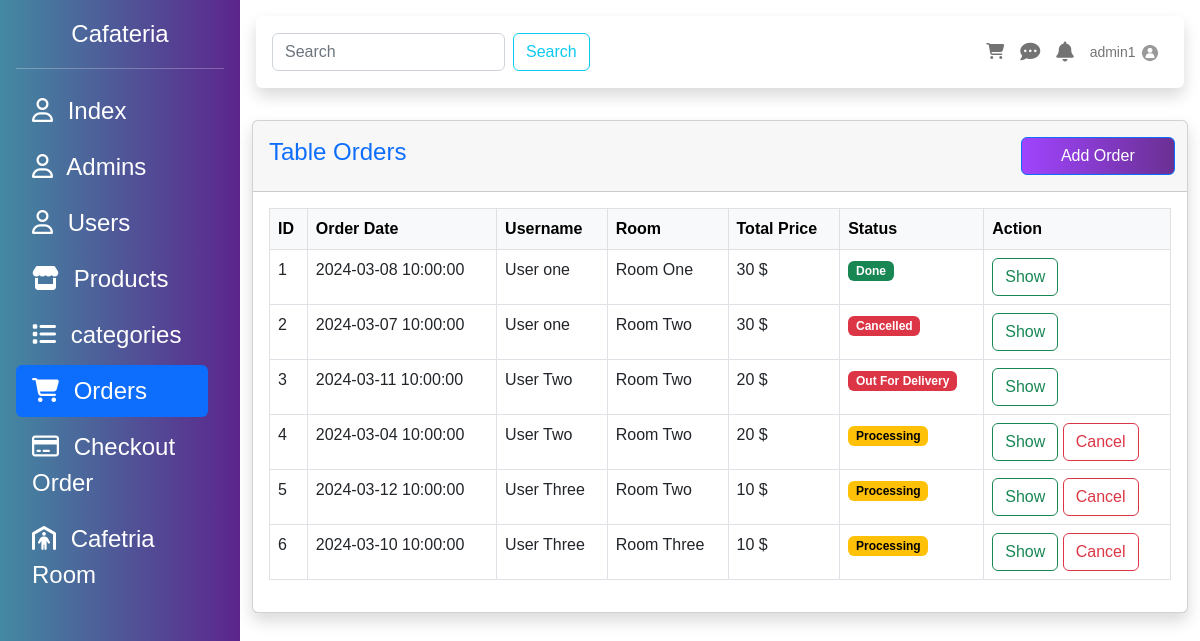
The app's page /order.php (signed in) with its own data.
### tables this page shows
CREATE TABLE `orders` (
  `id` int(10) UNSIGNED NOT NULL,
  `user_id` int(10) UNSIGNED NOT NULL,
  `total_price` float NOT NULL,
  `tax` float NOT NULL DEFAULT 0.1,
  `status` enum('Processing','Out For Delivery','Done','Cancelled') DEFAULT 'Processing',
  `notes` text DEFAULT NULL,
  `room_id` int(10) UNSIGNED DEFAULT NULL,
  `order_date` timestamp NOT NULL DEFAULT current_timestamp()
);

CREATE TABLE `users` (
  `id` int(10) UNSIGNED NOT NULL,
  `username` varchar(255) NOT NULL,
  `email` varchar(100) NOT NULL,
  `password` varchar(255) NOT NULL,
  `room_id` int(10) UNSIGNED DEFAULT NULL,
  `extra_data` varchar(255) DEFAULT NULL,
  `profile_picture` varchar(255) DEFAULT NULL,
  `created_at` timestamp NOT NULL DEFAULT current_timestamp()
);

CREATE TABLE `rooms` (
  `id` int(10) UNSIGNED NOT NULL,
  `room_number` varchar(255) NOT NULL,
  `ext` text NOT NULL
);

### DataBase/DBCLass.php (called while the page is built, shortened)
<?php
require "connect.php";
class Table extends Database{
    public $TbName;
    public function __construct($tableName){
        $this->TbName = $tableName;
    }
    public function FindById($cond,$value){
        $sql = "SELECT * FROM {$this->TbName} WHERE $cond = :val";
        $Sel = parent::connect()->prepare($sql);
        $Sel->execute(['val' => $value]);
        if($Sel->rowCount() > 0){
            $result = $Sel->fetch();
            return $result;
        }else{
            throw new Exception("is not Found");
        }
    }
    public function SelectInnerJoinTable($tableName,array $firstTableColumns,array $secondTableColumns,$condition, $condition2 = 1){
        $firstRequiredColumns=array();
        $secondRequiredColumns=array();
        foreach ($firstTableColumns as $col){
            $firstRequiredColumns[]="$tableName"."."."$col";
        }
        foreach ($secondTableColumns as $col){
            $secondRequiredColumns[]="$this->TbName"."."."$col";
        }
        $statement="SELECT ".implode(",",$firstRequiredColumns).",".implode(",",$secondRequiredColumns)." FROM $this->TbName inner join $tableName on $condition where $condition2";
        try {
            $selected=parent::connect()->query($statement);
            return $selected;
        }catch (PDOException $e){
            throw new Exception("PDO Error: ". $e->getMessage() );
        }
    }
}
?>

### DataBase/connect.php (called while the page is built, shortened)
<?php
class Database{
    static protected $connection = false ;
    private static $server = 'localhost';
    private static $root = "root";
    private static $pass = "";
    private static $Db = "cafeteria";
    public static function connect(){
        if(!self::$connection){
            try {
                self::$connection = new PDO("mysql:host=".self::$server.";dbname=".self::$Db."", self::$root, self::$pass);
            } catch (PDOException $e) {
                die("PDO CONNECTION ERROR: " . $e->getMessage() . "<br/>");
            }
        }
        return self::$connection;
    }
}
?>

### orders/table.php (the view, shortened to what this page needs)
<div class="container-fluid">
    <div class="card shadow mb-4">
        <div class="card-header py-3">
            <div class="row justify-content-between align-items-center">
                <h4 class="col text-primary">Table Orders</h4>
                <a href="?add=Admin" class="col-2 me-2 btn btn-primary">Add Order</a>
            </div>
        </div>
        <div class="card-body">
            <table class="table table-bordered table-hover table-responsive">
                <thead class="table-light">
                <tr>
                    <th>ID</th>
                    <th>Order Date</th>
                    <th>Username</th>
                    <th>Room</th>
                    <th>Total Price</th>
                    <th>Status</th>
                    <th>Action</th>
                </tr>
                </thead>
                <tbody>
                <?php
                if (!empty($orders_result)) {
                    foreach($orders_result as $order){
                        ?>
                        <tr>
                            <td><?=$id++?></td>
                            <td><?=$order['order_date']?></td>
                            <td><?=$users->FindById('id',$order['user_id'])['username']?></td>
                            <td><?=$order['room_number']?></td>
                            <td><?=$order['total_price']?> <span class="badge-success">$</span></td>
                            <td>
                                <?php if($order['status'] == 'Done') {?>
                                    <span class="badge text-bg-success"><?=$order['status']?></span>
                                <?php } elseif ($order['status'] == 'Processing'){ ?>
                                    <span class="badge text-bg-warning"><?=$order['status']?></span>
                                <?php } else { ?>
                                    <span class="badge text-bg-danger"><?=$order['status']?></span>
                                <?php } ?>
                            </td>
                            <td>
                                <a class="btn btn-outline-success" href="?show=<?=$order['id']?>">Show</a>
                                <?php if ($order['status'] == 'Processing') {?>
                                    <a class="btn btn-outline-danger" href="orders/delete.php?order_id=<?=$order['id']?>">Cancel</a>
                                <?php }?>
                            </td>
                        </tr>
                    <?php }
                } ?>
                </tbody>
            </table>
        </div>
    </div>
</div>
</body>
</html>

### include/navbar.php (shortened to what this page needs)
<?php
    $newTable = new Table('admins');
    $currentAdmin = $newTable->FindById('id',$_SESSION['id']);
?>
<div id="body_content" class="flex-fill">
    <div class="p-3">
        <nav class="navbar navbar-expand-lg bg-white shadow rounded p-3 mb-3">
            <form class="d-flex" role="search">
                <input class="form-control me-2" type="search" placeholder="Search" aria-label="Search">
                <button class="btn btn-outline-info" type="submit">Search</button>
            </form>
            <ul class="navbar-nav ms-auto d-flex flex-row">
                <li class="nav-item me-3 me-lg-0">
                    <a class="nav-link" href="#!">
                        <i class="fas fa-shopping-cart"></i>
                    </a>
                </li>
                <li class="nav-item me-3 me-lg-0">
                    <a class="nav-link" href="#!">
                        <i class="fas fa-comment-dots fa-lg"></i>
                    </a>
                </li>
                <li class="nav-item me-3 me-lg-0">
                    <a class="nav-link" href="#!">
                        <i class="fas fa-bell fa-lg"></i>
                    </a>
                </li>
                <li class="nav-item dropdown me-3 me-lg-0">
                    <a class="nav-link dropdown-toggle" href="#" id="userDropdown" role="button" data-bs-toggle="dropdown" aria-expanded="false">
                    <span class="mr-2 d-none d-lg-inline text-gray-600 small"><?=$currentAdmin['username']?></span>
                        <img class="rounded-circle" src="uploads/<?= $currentAdmin['profile_picture']?>" width="20px" height="20px">
                    </a>
                </li>
            </ul>
        </nav>
    </div>

### include/sidebar.php (style rules this page uses)
html, body { height: 100%; font-family: 'Ubuntu', sans-serif; }
.dropdown-toggle::after { content: none; }
.btn-primary { background: #6a3093; background: -webkit-linear-gradient(to right, #a044ff, #6a3093); background: linear-gradient(to right, #a044ff, #6a3093); }

### records on screen
orders: order_date "2024-03-08 10:00:00", user.username "User one", room.room_number "Room One", total_price "30", status "Done"
orders: order_date "2024-03-07 10:00:00", user.username "User one", room.room_number "Room Two", total_price "30", status "Cancelled"
orders: order_date "2024-03-11 10:00:00", user.username "User Two", room.room_number "Room Two", total_price "20", status "Out For Delivery"
orders: order_date "2024-03-04 10:00:00", user.username "User Two", room.room_number "Room Two", total_price "20", status "Processing"
orders: order_date "2024-03-12 10:00:00", user.username "User Three", room.room_number "Room Two", total_price "10", status "Processing"
orders: order_date "2024-03-10 10:00:00", user.username "User Three", room.room_number "Room Three", total_price "10", status "Processing"

### other values on screen
$currentAdmin['username'] "admin1"
